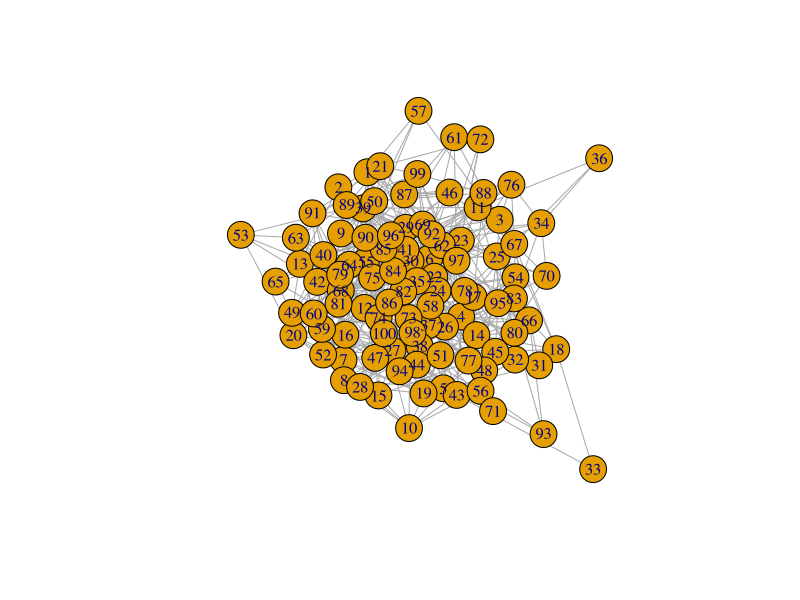

Write R code to recreate this figure.

# Financial Network Analysis
# By Muhamad Abdul Hay Bin Sulaiman

library(igraph)

# Custom seed 
set.seed(27)

# Simulating Erdos-Renyi grapgh
# number of nodes = 100, 
# probability for drawing an edge between two arbitrary vertices, 0.1
erdosRenyiGraph <- erdos.renyi.game(100, 0.1)

plot(erdosRenyiGraph)

# Calculate the main characterirsticsof the network
# density, clustering (transitivity) and average path
graph.density(erdosRenyiGraph)

transitivity(erdosRenyiGraph)

average.path.length(erdosRenyiGraph)
